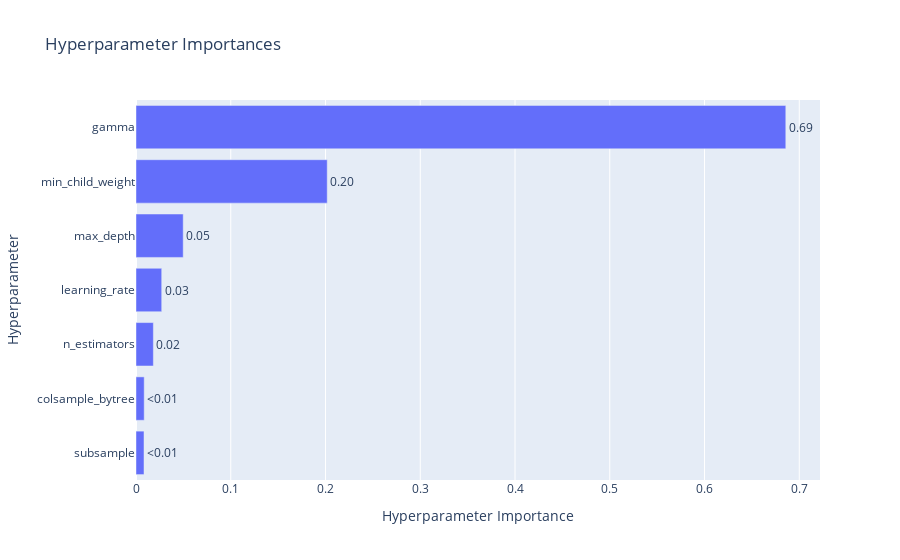

Notebook cell for this chart:
### Code cell
optuna.visualization.plot_param_importances(study).show()

### Figure 1 — Plotly figure (JSON) as saved in the notebook; plotly's stock layout.template omitted (floating-point values rounded to 4 significant figures)
{"data": [{"cliponaxis": false, "hovertemplate": ["subsample (FloatDistribution): 0.008444985088456041<extra></extra>", "colsample_bytree (FloatDistribution): 0.008658866820594024<extra></extra>", "n_estimators (IntDistribution): 0.01831978033628544<extra></extra>", "learning_rate (FloatDistribution): 0.027135947792567495<extra></extra>", "max_depth (IntDistribution): 0.049826296448491576<extra></extra>", "min_child_weight (IntDistribution): 0.20182449973431474<extra></extra>", "gamma (FloatDistribution): 0.6857896237792905<extra></extra>"], "name": "Objective Value", "orientation": "h", "text": ["<0.01", "<0.01", "0.02", "0.03", "0.05", "0.20", "0.69"], "textposition": "outside", "type": "bar", "x": [0.008445, 0.008659, 0.01832, 0.02714, 0.04983, 0.2018, 0.6858], "y": ["subsample", "colsample_bytree", "n_estimators", "learning_rate", "max_depth", "min_child_weight", "gamma"]}], "layout": {"autosize": true, "title": {"text": "Hyperparameter Importances"}, "xaxis": {"autorange": true, "range": [0, 0.7219], "title": {"text": "Hyperparameter Importance"}, "type": "linear"}, "yaxis": {"autorange": true, "range": [-0.5, 6.5], "title": {"text": "Hyperparameter"}, "type": "category"}}}
